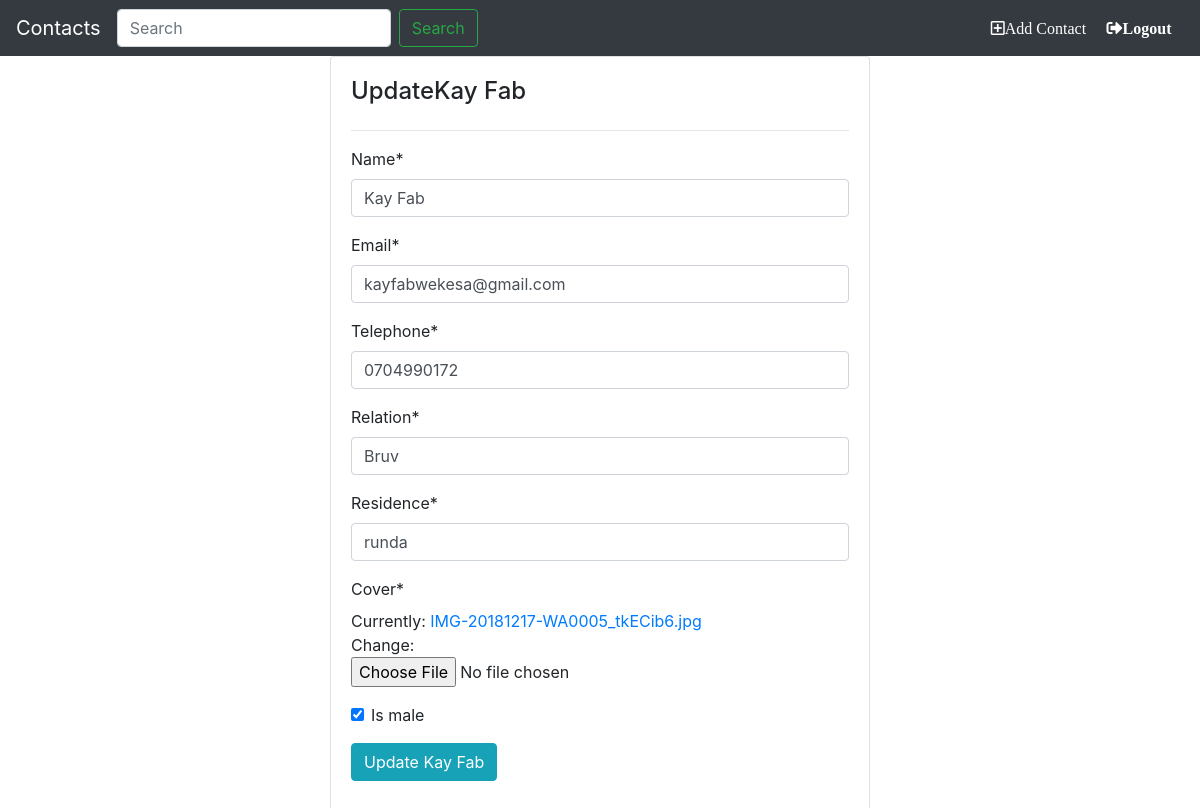
Page /2/update-contact on the committed database.
### phonebook/models.py (models this page shows, shortened)
class Contact(models.Model):
    user = models.ForeignKey(User,on_delete=models.CASCADE)
    name = models.CharField(max_length=45)
    email = models.EmailField()
    telephone = models.CharField(max_length=15)
    relation = models.CharField(max_length=45)
    residence = models.CharField(max_length=45)
    cover = models.FileField()
    is_male = models.BooleanField(default=True)
    created = models.DateTimeField(default=timezone.now)

### phonebook/views.py (the view)
# urls.py: path('<int:pk>/update-contact', views.ContactUpdateView.as_view(), name='update-contact'),
class ContactUpdateView(UpdateView):
        model = Contact
        fields = ['name', 'email', 'telephone',
                  'relation', 'residence',
                  'cover', 'is_male'
        ]

### phonebook/templates/phonebook/contact_form.html (shortened to what this page needs)
{% extends 'phonebook/base.html'%}
{% load crispy_forms_tags %}
{% block content %}
<div class="container">
    <div class="row">
        <div class="col-sm-3"></div>
        <div class="col-sm-6">
            <div class="card card-body">
                <h4>{% if object %}Update{{object.name}}{% else %}Add Contact{% endif %}</h4>
                <hr>
                <form class="form-horizontal" method="post" enctype="multipart/form-data" >
                    {{form|crispy}}
                    <div class="form-group">
                        <button type="submit" class="btn btn-info">{%if object%} Update {{object.name}} {%else%}Submit{%endif%}</button>
                    </div>
                </form>
            </div>
        </div>
    </div>
</div>
{% endblock %}

### rows in the picture
Contact: name "Kay Fab", email "kayfabwekesa@gmail.com", telephone "0704990172", relation "Bruv", residence "runda", is_male "☑"
